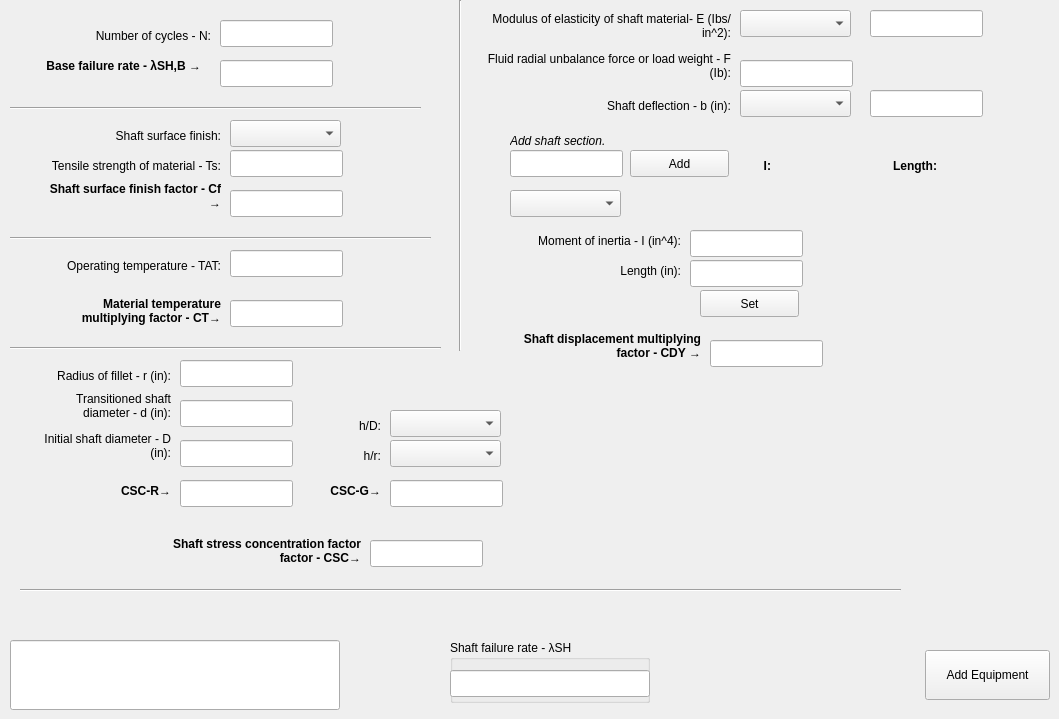
    <widget class="QWidget" name="tab_shafts">
     <attribute name="title">
      <string>Shafts</string>
     </attribute>
     <widget class="QLabel" name="label_sh_lambda_sh_b">
      <property name="geometry">
       <rect>
        <x>10</x>
        <y>50</y>
        <width>191</width>
        <height>31</height>
       </rect>
      </property>
      <property name="font">
       <font>
        <weight>75</weight>
        <bold>true</bold>
       </font>
      </property>
      <property name="text">
       <string>Base failure rate - λSH,B →</string>
      </property>
      <property name="alignment">
       <set>Qt::AlignRight|Qt::AlignTrailing|Qt::AlignVCenter</set>
      </property>
      <property name="wordWrap">
       <bool>true</bool>
      </property>
     </widget>
     <widget class="QLabel" name="label_sh_n">
      <property name="geometry">
       <rect>
        <x>20</x>
        <y>20</y>
        <width>191</width>
        <height>31</height>
       </rect>
      </property>
      <property name="text">
       <string>Number of cycles - N:</string>
      </property>
      <property name="alignment">
       <set>Qt::AlignRight|Qt::AlignTrailing|Qt::AlignVCenter</set>
      </property>
     </widget>
     <widget class="QLineEdit" name="lineEdit_sh_lambda_sh_b">
      <property name="geometry">
       <rect>
        <x>220</x>
        <y>60</y>
        <width>113</width>
        <height>27</height>
       </rect>
      </property>
      <property name="readOnly">
       <bool>true</bool>
      </property>
     </widget>
     <widget class="QLineEdit" name="lineEdit_sh_n">
      <property name="geometry">
       <rect>
        <x>220</x>
        <y>20</y>
        <width>113</width>
        <height>27</height>
       </rect>
      </property>
     </widget>
     <widget class="Line" name="line_28">
      <property name="geometry">
       <rect>
        <x>10</x>
        <y>100</y>
        <width>411</width>
        <height>16</height>
       </rect>
      </property>
      <property name="orientation">
       <enum>Qt::Horizontal</enum>
      </property>
     </widget>
     <widget class="QLabel" name="label_sh_surface_finish">
      <property name="geometry">
       <rect>
        <x>80</x>
        <y>120</y>
        <width>141</width>
        <height>31</height>
       </rect>
      </property>
      <property name="text">
       <string>Shaft surface finish:</string>
      </property>
      <property name="alignment">
       <set>Qt::AlignRight|Qt::AlignTrailing|Qt::AlignVCenter</set>
      </property>
     </widget>
     <widget class="QComboBox" name="comboBox_sh_surface_finish">
      <property name="geometry">
       <rect>
        <x>230</x>
        <y>120</y>
        <width>111</width>
        <height>27</height>
       </rect>
      </property>
     </widget>
     <widget class="QLineEdit" name="lineEdit_sh_c_f">
      <property name="geometry">
       <rect>
        <x>230</x>
        <y>190</y>
        <width>113</width>
        <height>27</height>
       </rect>
      </property>
      <property name="readOnly">
       <bool>true</bool>
      </property>
     </widget>
     <widget class="QLabel" name="label_sh_c_f">
      <property name="geometry">
       <rect>
        <x>40</x>
        <y>180</y>
        <width>181</width>
        <height>31</height>
       </rect>
      </property>
      <property name="font">
       <font>
        <weight>75</weight>
        <bold>true</bold>
       </font>
      </property>
      <property name="text">
       <string>Shaft surface finish factor - Cf →</string>
      </property>
      <property name="alignment">
       <set>Qt::AlignRight|Qt::AlignTrailing|Qt::AlignVCenter</set>
      </property>
      <property name="wordWrap">
       <bool>true</bool>
      </property>
     </widget>
     <widget class="QLabel" name="label_sh_t_s">
      <property name="geometry">
       <rect>
        <x>0</x>
        <y>150</y>
        <width>221</width>
        <height>31</height>
       </rect>
      </property>
      <property name="text">
       <string>Tensile strength of material - Ts:</string>
      </property>
      <property name="alignment">
       <set>Qt::AlignRight|Qt::AlignTrailing|Qt::AlignVCenter</set>
      </property>
     </widget>
     <widget class="QLineEdit" name="lineEdit_sh_t_s">
      <property name="geometry">
       <rect>
        <x>230</x>
        <y>150</y>
        <width>113</width>
        <height>27</height>
       </rect>
      </property>
     </widget>
     <widget class="Line" name="line_29">
      <property name="geometry">
       <rect>
        <x>10</x>
        <y>230</y>
        <width>421</width>
        <height>16</height>
       </rect>
      </property>
      <property name="orientation">
       <enum>Qt::Horizontal</enum>
      </property>
     </widget>
     <widget class="QLabel" name="label_sh_t_at">
      <property name="geometry">
       <rect>
        <x>10</x>
        <y>250</y>
        <width>211</width>
        <height>31</height>
       </rect>
      </property>
      <property name="text">
       <string>Operating temperature - TAT:</string>
      </property>
      <property name="alignment">
       <set>Qt::AlignRight|Qt::AlignTrailing|Qt::AlignVCenter</set>
      </property>
     </widget>
     <widget class="QLineEdit" name="lineEdit_sh_t_at">
      <property name="geometry">
       <rect>
        <x>230</x>
        <y>250</y>
        <width>113</width>
        <height>27</height>
       </rect>
      </property>
     </widget>
     <widget class="QLabel" name="label_sh_c_t">
      <property name="geometry">
       <rect>
        <x>40</x>
        <y>290</y>
        <width>181</width>
        <height>41</height>
       </rect>
      </property>
      <property name="font">
       <font>
        <weight>75</weight>
        <bold>true</bold>
       </font>
      </property>
      <property name="text">
       <string>Material temperature multiplying factor - CT→</string>
      </property>
      <property name="alignment">
       <set>Qt::AlignRight|Qt::AlignTrailing|Qt::AlignVCenter</set>
      </property>
      <property name="wordWrap">
       <bool>true</bool>
      </property>
     </widget>
     <widget class="QLineEdit" name="lineEdit_sh_c_t">
      <property name="geometry">
       <rect>
        <x>230</x>
        <y>300</y>
        <width>113</width>
        <height>27</height>
       </rect>
      </property>
      <property name="readOnly">
       <bool>true</bool>
      </property>
     </widget>
     <widget class="Line" name="line_30">
      <property name="geometry">
       <rect>
        <x>10</x>
        <y>340</y>
        <width>431</width>
        <height>16</height>
       </rect>
      </property>
      <property name="orientation">
       <enum>Qt::Horizontal</enum>
      </property>
     </widget>
     <widget class="QLabel" name="label_sh_e">
      <property name="geometry">
       <rect>
        <x>470</x>
        <y>10</y>
        <width>261</width>
        <height>31</height>
       </rect>
      </property>
      <property name="text">
       <string>Modulus of elasticity of shaft material- E (Ibs/in^2):</string>
      </property>
      <property name="alignment">
       <set>Qt::AlignRight|Qt::AlignTrailing|Qt::AlignVCenter</set>
      </property>
      <property name="wordWrap">
       <bool>true</bool>
      </property>
     </widget>
     <widget class="QLabel" name="label_sh_f">
      <property name="geometry">
       <rect>
        <x>470</x>
        <y>50</y>
        <width>261</width>
        <height>31</height>
       </rect>
      </property>
      <property name="text">
       <string>Fluid radial unbalance force or load weight - F (Ib):</string>
      </property>
      <property name="alignment">
       <set>Qt::AlignRight|Qt::AlignTrailing|Qt::AlignVCenter</set>
      </property>
      <property name="wordWrap">
       <bool>true</bool>
      </property>
     </widget>
     <widget class="QLineEdit" name="lineEdit_sh_f">
      <property name="geometry">
       <rect>
        <x>740</x>
        <y>60</y>
        <width>113</width>
        <height>27</height>
       </rect>
      </property>
     </widget>
     <widget class="QLabel" name="label_sh_b">
      <property name="geometry">
       <rect>
        <x>470</x>
        <y>90</y>
        <width>261</width>
        <height>31</height>
       </rect>
      </property>
      <property name="text">
       <string>Shaft deflection - b (in):</string>
      </property>
      <property name="alignment">
       <set>Qt::AlignRight|Qt::AlignTrailing|Qt::AlignVCenter</set>
      </property>
     </widget>
     <widget class="QComboBox" name="comboBox_sh_b">
      <property name="geometry">
       <rect>
        <x>740</x>
        <y>90</y>
        <width>111</width>
        <height>27</height>
       </rect>
      </property>
     </widget>
     <widget class="QLabel" name="label">
      <property name="geometry">
       <rect>
        <x>510</x>
        <y>130</y>
        <width>131</width>
        <height>21</height>
       </rect>
      </property>
      <property name="font">
       <font>
        <italic>true</italic>
       </font>
      </property>
      <property name="text">
       <string>Add shaft section.</string>
      </property>
     </widget>
     <widget class="QLineEdit" name="lineEdit_sh_add_section">
      <property name="geometry">
       <rect>
        <x>510</x>
        <y>150</y>
        <width>113</width>
        <height>27</height>
       </rect>
      </property>
     </widget>
     <widget class="QPushButton" name="pushButton_sh_add_section">
      <property name="geometry">
       <rect>
        <x>630</x>
        <y>150</y>
        <width>99</width>
        <height>27</height>
       </rect>
      </property>
      <property name="text">
       <string>Add</string>
      </property>
     </widget>
     <widget class="QComboBox" name="comboBox_sh_sections">
      <property name="geometry">
       <rect>
        <x>510</x>
        <y>190</y>
        <width>111</width>
        <height>27</height>
       </rect>
      </property>
     </widget>
     <widget class="QLineEdit" name="lineEdit_sh_section_i">
      <property name="geometry">
       <rect>
        <x>690</x>
        <y>230</y>
        <width>113</width>
        <height>27</height>
       </rect>
      </property>
     </widget>
     <widget class="QLineEdit" name="lineEdit_section_length">
      <property name="geometry">
       <rect>
        <x>690</x>
        <y>260</y>
        <width>113</width>
        <height>27</height>
       </rect>
      </property>
     </widget>
     <widget class="QLabel" name="label_sh_section_i">
      <property name="geometry">
       <rect>
        <x>470</x>
        <y>230</y>
        <width>211</width>
        <height>21</height>
       </rect>
      </property>
      <property name="text">
       <string>Moment of inertia - I (in^4):</string>
      </property>
      <property name="alignment">
       <set>Qt::AlignRight|Qt::AlignTrailing|Qt::AlignVCenter</set>
      </property>
     </widget>
     <widget class="QLabel" name="label_sh_section_length">
      <property name="geometry">
       <rect>
        <x>470</x>
        <y>260</y>
        <width>211</width>
        <height>21</height>
       </rect>
      </property>
      <property name="text">
       <string>Length (in):</string>
      </property>
      <property name="alignment">
       <set>Qt::AlignRight|Qt::AlignTrailing|Qt::AlignVCenter</set>
      </property>
     </widget>
     <widget class="QPushButton" name="pushButton_sh_set_section">
      <property name="geometry">
       <rect>
        <x>700</x>
        <y>290</y>
        <width>99</width>
        <height>27</height>
       </rect>
      </property>
      <property name="text">
       <string>Set</string>
      </property>
     </widget>
     <widget class="QLabel" name="label_sh_c_dy">
      <property name="geometry">
       <rect>
        <x>500</x>
        <y>320</y>
        <width>201</width>
        <height>51</height>
       </rect>
      </property>
      <property name="font">
       <font>
        <weight>75</weight>
        <bold>true</bold>
       </font>
      </property>
      <property name="text">
       <string>Shaft displacement multiplying factor - CDY →</string>
      </property>
      <property name="alignment">
       <set>Qt::AlignRight|Qt::AlignTrailing|Qt::AlignVCenter</set>
      </property>
      <property name="wordWrap">
       <bool>true</bool>
      </property>
     </widget>
     <widget class="QLineEdit" name="lineEdit_sh_c_dy">
      <property name="geometry">
       <rect>
        <x>710</x>
        <y>340</y>
        <width>113</width>
        <height>27</height>
       </rect>
      </property>
      <property name="readOnly">
       <bool>true</bool>
      </property>
     </widget>
     <widget class="QLabel" name="label_sh_r">
      <property name="geometry">
       <rect>
        <x>20</x>
        <y>360</y>
        <width>151</width>
        <height>31</height>
       </rect>
      </property>
      <property name="text">
       <string>Radius of fillet - r (in):</string>
      </property>
      <property name="alignment">
       <set>Qt::AlignRight|Qt::AlignTrailing|Qt::AlignVCenter</set>
      </property>
     </widget>
     <widget class="QLineEdit" name="lineEdit_sh_r">
      <property name="geometry">
       <rect>
        <x>180</x>
        <y>360</y>
        <width>113</width>
        <height>27</height>
       </rect>
      </property>
      <property name="text">
       <string/>
      </property>
     </widget>
     <widget class="QLineEdit" name="lineEdit_sh_d">
      <property name="geometry">
       <rect>
        <x>180</x>
        <y>400</y>
        <width>113</width>
        <height>27</height>
       </rect>
      </property>
      <property name="text">
       <string/>
      </property>
     </widget>
     <widget class="QLabel" name="label_sh_d">
      <property name="geometry">
       <rect>
        <x>30</x>
        <y>390</y>
        <width>141</width>
        <height>31</height>
       </rect>
      </property>
      <property name="text">
       <string>Transitioned shaft diameter - d (in):</string>
      </property>
      <property name="alignment">
       <set>Qt::AlignRight|Qt::AlignTrailing|Qt::AlignVCenter</set>
      </property>
      <property name="wordWrap">
       <bool>true</bool>
      </property>
     </widget>
     <widget class="QLabel" name="label_sh_c_sc_r">
      <property name="geometry">
       <rect>
        <x>110</x>
        <y>470</y>
        <width>61</width>
        <height>41</height>
       </rect>
      </property>
      <property name="font">
       <font>
        <weight>75</weight>
        <bold>true</bold>
       </font>
      </property>
      <property name="text">
       <string>CSC-R→</string>
      </property>
      <property name="alignment">
       <set>Qt::AlignRight|Qt::AlignTrailing|Qt::AlignVCenter</set>
      </property>
      <property name="wordWrap">
       <bool>true</bool>
      </property>
     </widget>
     <widget class="QLineEdit" name="lineEdit_sh_c_sc_r">
      <property name="geometry">
       <rect>
        <x>180</x>
        <y>480</y>
        <width>113</width>
        <height>27</height>
       </rect>
      </property>
      <property name="readOnly">
       <bool>true</bool>
      </property>
     </widget>
     <widget class="QLabel" name="label_sh_D">
      <property name="geometry">
       <rect>
        <x>30</x>
        <y>430</y>
        <width>141</width>
        <height>31</height>
       </rect>
      </property>
      <property name="text">
       <string>Initial shaft diameter - D (in):</string>
      </property>
      <property name="alignment">
       <set>Qt::AlignRight|Qt::AlignTrailing|Qt::AlignVCenter</set>
      </property>
      <property name="wordWrap">
       <bool>true</bool>
      </property>
     </widget>
     <widget class="QLineEdit" name="lineEdit_sh_D">
      <property name="geometry">
       <rect>
        <x>180</x>
        <y>440</y>
        <width>113</width>
        <height>27</height>
       </rect>
      </property>
      <property name="text">
       <string/>
      </property>
     </widget>
     <widget class="QLabel" name="label_sh_c_sc_g">
      <property name="geometry">
       <rect>
        <x>320</x>
        <y>470</y>
        <width>61</width>
        <height>41</height>
       </rect>
      </property>
      <property name="font">
       <font>
        <weight>75</weight>
        <bold>true</bold>
       </font>
      </property>
      <property name="text">
       <string>CSC-G→</string>
      </property>
      <property name="alignment">
       <set>Qt::AlignRight|Qt::AlignTrailing|Qt::AlignVCenter</set>
      </property>
      <property name="wordWrap">
       <bool>true</bool>
      </property>
     </widget>
     <widget class="QComboBox" name="comboBox_sh_h_D">
      <property name="geometry">
       <rect>
        <x>390</x>
        <y>410</y>
        <width>111</width>
        <height>27</height>
       </rect>
      </property>
     </widget>
     <widget class="QLabel" name="label_sh_h_D">
      <property name="geometry">
       <rect>
        <x>350</x>
        <y>410</y>
        <width>31</width>
        <height>31</height>
       </rect>
      </property>
      <property name="text">
       <string>h/D:</string>
      </property>
      <property name="alignment">
       <set>Qt::AlignRight|Qt::AlignTrailing|Qt::AlignVCenter</set>
      </property>
     </widget>
     <widget class="QLabel" name="label_sh_h_r">
      <property name="geometry">
       <rect>
        <x>350</x>
        <y>440</y>
        <width>31</width>
        <height>31</height>
       </rect>
      </property>
      <property name="text">
       <string>h/r:</string>
      </property>
      <property name="alignment">
       <set>Qt::AlignRight|Qt::AlignTrailing|Qt::AlignVCenter</set>
      </property>
     </widget>
     <widget class="QComboBox" name="comboBox_sh_h_r">
      <property name="geometry">
       <rect>
        <x>390</x>
        <y>440</y>
        <width>111</width>
        <height>27</height>
       </rect>
      </property>
     </widget>
     <widget class="QLineEdit" name="lineEdit_sh_c_sc_g">
      <property name="geometry">
       <rect>
        <x>390</x>
        <y>480</y>
        <width>113</width>
        <height>27</height>
       </rect>
      </property>
      <property name="readOnly">
       <bool>true</bool>
      </property>
     </widget>
     <widget class="QLabel" name="label_sh_c_sc">
      <property name="geometry">
       <rect>
        <x>160</x>
        <y>530</y>
        <width>201</width>
        <height>41</height>
       </rect>
      </property>
      <property name="font">
       <font>
        <weight>75</weight>
        <bold>true</bold>
       </font>
      </property>
      <property name="text">
       <string>Shaft stress concentration factor factor - CSC→</string>
      </property>
      <property name="alignment">
       <set>Qt::AlignRight|Qt::AlignTrailing|Qt::AlignVCenter</set>
      </property>
      <property name="wordWrap">
       <bool>true</bool>
      </property>
     </widget>
     <widget class="QLineEdit" name="lineEdit_sh_c_sc">
      <property name="geometry">
       <rect>
        <x>370</x>
        <y>540</y>
        <width>113</width>
        <height>27</height>
       </rect>
      </property>
      <property name="readOnly">
       <bool>true</bool>
      </property>
     </widget>
     <widget class="QGroupBox" name="groupBox_sh_lambda_sh">
      <property name="geometry">
       <rect>
        <x>450</x>
        <y>640</y>
        <width>200</width>
        <height>63</height>
       </rect>
      </property>
      <property name="font">
       <font>
        <underline>false</underline>
        <strikeout>false</strikeout>
       </font>
      </property>
      <property name="title">
       <string>Shaft failure rate - λSH</string>
      </property>
      <widget class="QLineEdit" name="lineEdit_sh_lambda_sh">
       <property name="geometry">
        <rect>
         <x>0</x>
         <y>30</y>
         <width>200</width>
         <height>27</height>
        </rect>
       </property>
       <property name="readOnly">
        <bool>true</bool>
       </property>
      </widget>
     </widget>
     <widget class="Line" name="line_50">
      <property name="geometry">
       <rect>
        <x>20</x>
        <y>580</y>
        <width>881</width>
        <height>20</height>
       </rect>
      </property>
      <property name="orientation">
       <enum>Qt::Horizontal</enum>
      </property>
     </widget>
     <widget class="Line" name="line_51">
      <property name="geometry">
       <rect>
        <x>450</x>
        <y>0</y>
        <width>20</width>
        <height>351</height>
       </rect>
      </property>
      <property name="orientation">
       <enum>Qt::Vertical</enum>
      </property>
     </widget>
     <widget class="QLineEdit" name="lineEdit_sh_warning_box">
      <property name="geometry">
       <rect>
        <x>10</x>
        <y>640</y>
        <width>330</width>
        <height>70</height>
       </rect>
      </property>
      <property name="readOnly">
       <bool>true</bool>
      </property>
     </widget>
     <widget class="QComboBox" name="comboBox_sh_e">
      <property name="geometry">
       <rect>
        <x>740</x>
        <y>10</y>
        <width>111</width>
        <height>27</height>
       </rect>
      </property>
     </widget>
     <widget class="QLineEdit" name="lineEdit_sh_e">
      <property name="geometry">
       <rect>
        <x>870</x>
        <y>10</y>
        <width>113</width>
        <height>27</height>
       </rect>
      </property>
      <property name="readOnly">
       <bool>true</bool>
      </property>
     </widget>
     <widget class="QLineEdit" name="lineEdit_sh_b">
      <property name="geometry">
       <rect>
        <x>870</x>
        <y>90</y>
        <width>113</width>
        <height>27</height>
       </rect>
      </property>
      <property name="readOnly">
       <bool>true</bool>
      </property>
     </widget>
     <widget class="QLabel" name="label_sh_show_section_i">
      <property name="geometry">
       <rect>
        <x>750</x>
        <y>150</y>
        <width>21</width>
        <height>31</height>
       </rect>
      </property>
      <property name="font">
       <font>
        <weight>75</weight>
        <bold>true</bold>
       </font>
      </property>
      <property name="text">
       <string>I:</string>
      </property>
      <property name="alignment">
       <set>Qt::AlignRight|Qt::AlignTrailing|Qt::AlignVCenter</set>
      </property>
     </widget>
     <widget class="QLabel" name="label_sh_show_section_length">
      <property name="geometry">
       <rect>
        <x>876</x>
        <y>150</y>
        <width>61</width>
        <height>31</height>
       </rect>
      </property>
      <property name="font">
       <font>
        <weight>75</weight>
        <bold>true</bold>
       </font>
      </property>
      <property name="text">
       <string>Length:</string>
      </property>
      <property name="alignment">
       <set>Qt::AlignRight|Qt::AlignTrailing|Qt::AlignVCenter</set>
      </property>
     </widget>
     <widget class="QLabel" name="label_sh_section_i_val">
      <property name="geometry">
       <rect>
        <x>780</x>
        <y>150</y>
        <width>67</width>
        <height>31</height>
       </rect>
      </property>
      <property name="text">
       <string/>
      </property>
     </widget>
     <widget class="QLabel" name="label_sh_show_section_length_val">
      <property name="geometry">
       <rect>
        <x>950</x>
        <y>150</y>
        <width>67</width>
        <height>31</height>
       </rect>
      </property>
      <property name="text">
       <string/>
      </property>
     </widget>
     <widget class="QPushButton" name="addButton_c_me_shafts">
      <property name="geometry">
       <rect>
        <x>925</x>
        <y>650</y>
        <width>125</width>
        <height>50</height>
       </rect>
      </property>
      <property name="text">
       <string>Add Equipment</string>
      </property>
     </widget>
    </widget>
